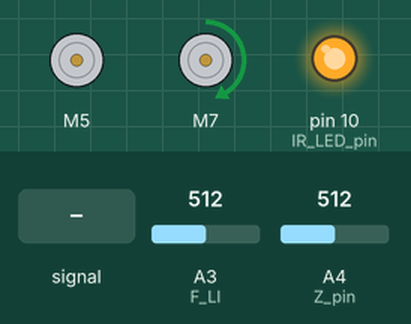
Bench run of a sketch on a simulated Arduino Uno, built with avr-gcc and run on an emulated ATmega328P. Parts: 2 × DC motor (green arrow = forward, orange = backward, longer = faster), output pins drawn as LEDs (lit = HIGH). The test bench sets the inputs (shaded band); at power-on: A4 (Z_pin) = 512, A3 (F_LI) = 512. Random numbers use the default seed unless the sketch sets one; pins used as bus, display or sensor lines are not drawn.

Above: at 1.2 s.
1.3 s: A4 (Z_pin) fed a 200 Hz sine of ±460 counts around its level
At 2.5 s:
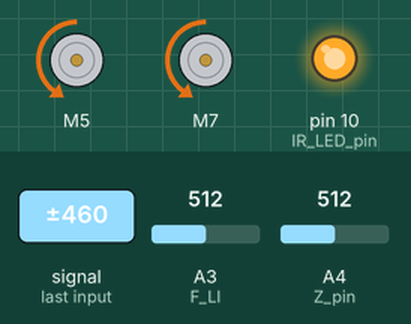
2.8 s: A4 (Z_pin) fed a 2 Hz sine of ±306 counts around its level
At 3.27 s:
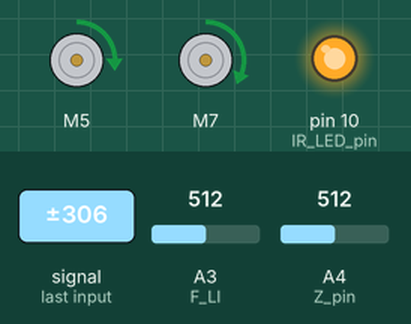
5.8 s: A4 (Z_pin) set to 390
At 6.03 s:
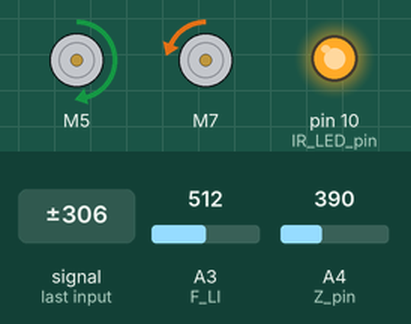
8.8 s: A4 (Z_pin) set to 810
Timing chart, 0 to 11.3 s (numbered marks = the images above; inputs shaded):
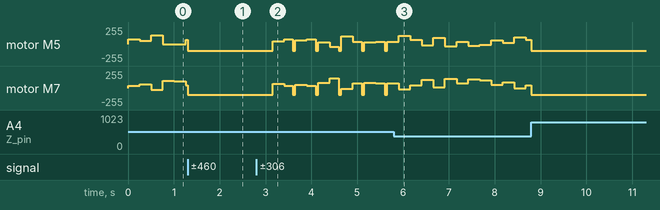

The sketch:

Code_ABP_Zeronoise.ino
```cpp
// Include the motor driver library
#include <SparkFun_TB6612.h>

// Defining motor parameters
#define PWMA 3
#define AIN2 4
#define AIN1 5
#define STBY 1
#define BIN1 7
#define BIN2 8
#define PWMB 9

// Define sensor pins
#define FL_IR 3 // ForntLeft IR sensor
#define F_IR 4 // Fornt IR sensor
#define FR_IR 5 // ForntRight IR sensor
#define BL_IR 7 // BackLeft IR sensor
#define B_IR 0 // Back IR sensor
#define BR_IR 1 // BackRight IR sensor
#define F_LI A3 // Front Li sensor

// Motor offsets
const int offsetA = 1;
const int offsetB = 1;

// Define the motors
Motor motor1 = Motor(AIN1, AIN2, PWMA, offsetA, STBY);
Motor motor2 = Motor(BIN1, BIN2, PWMB, offsetB, STBY);

//Mux control pins
int s0 = A5;
int s1 = A2;
int s2 = A1;

//Mux in "Z" pin
int Z_pin = A4;

int IR_LED_pin = 10;

// Global variables
int FL, F, FR, BL, B, BR, LI;
unsigned long int t0,t1;
double Vr,Vl,eta;

// Input parameters
double Vnot = 5.00;   // [v] in cm/s
double etaMax = 3.00; // [\eta] in rad/s
int    epsilon = 250;      // [\epsilon] in ms

void setup()
{
  Serial.begin(9600); // Begin serial communication (optional)
  // Set the LI sensor pin mode as input
  pinMode(F_LI,INPUT);
  // Change mode of the multiplexer pins
  pinMode(s0, OUTPUT);
  pinMode(s1, OUTPUT);
  pinMode(s2, OUTPUT);
  pinMode(IR_LED_pin,OUTPUT);

  digitalWrite(s0, LOW);
  digitalWrite(s1, LOW);
  digitalWrite(s2, LOW);
  digitalWrite(IR_LED_pin,HIGH);
}


void loop() {
  // Reading input from the front IR and LI sensors
  FR  = readMux(FR_IR);
  F   = readMux(F_IR);
  FL  = readMux(FL_IR);
  LI = analogRead(F_LI);

  // Robot will not move at low light
  if(LI < 400){
    digitalWrite(STBY,LOW);
  }

  // Robot moves back when close to boundary
  else if(FR > 800 || F > 800 || FL > 800){ // Boundary in front
    t0 = millis(); // Note the start time
    do{
      motor1.drive(-100); // Move back with speed 10 cm/s
      motor2.drive(-100);
      t1 = millis(); // Current time
    }while(t1 <= t0 + 4000 && readMux(BL_IR) < 800 && readMux(B_IR) < 800 && readMux(BR_IR) < 800);
    // Move back until 4s or back is close to the boundary
  }

  // Mimic ABP without translation noise
  else{
    // Generate vl and vr
    eta = random(-100,101)/(100.00/etaMax);
    Vr = ((eta*7.00) + (2.00*Vnot))/2.00; // In cm/s
    Vl = (2.00*Vnot) - Vr;                // In cm/s

    Vr = (Vr + 0.729)/0.1114;             // Analog value
    Vl = ((Vl + 0.729)/0.1114)+3;         // Analog value

    t0 = millis(); // Note the start time
    do{
      motor1.drive(Vr);
      motor2.drive(Vl);
      t1 = millis(); // Current time
    }while(t1 <= t0 + epsilon && readMux(FL_IR) < 800 && readMux(F_IR) < 800 && readMux(FR_IR) < 800);
    // Move until epsilon ms or front is close to the boundary
  }
}

// Function to read input form the IR sensors
float readMux(int channel){
  int controlPin[] = {s0, s1, s2};

  int muxChannel[8][3]={
    {0,0,0}, //channel 0
    {1,0,0}, //channel 1
    {0,1,0}, //channel 2
    {1,1,0}, //channel 3
    {0,0,1}, //channel 4
    {1,0,1}, //channel 5
    {0,1,1}, //channel 6
    {1,1,1}, //channel 7
  };

  //loop through the 3 sig
  for(int i = 0; i < 3; i ++){
    digitalWrite(controlPin[i], muxChannel[channel][i]);
  }

  //read the value at the Z pin
  int val = analogRead(Z_pin);
  return val;
}
```
